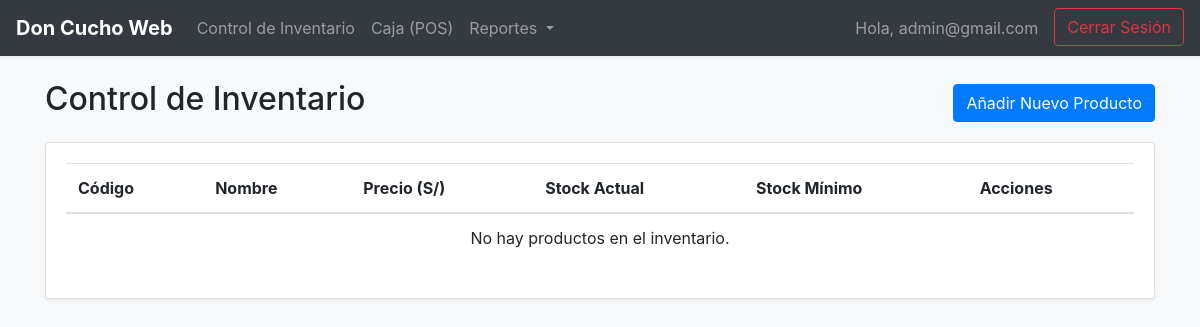
The app's page /inventario/ (signed in), older data.
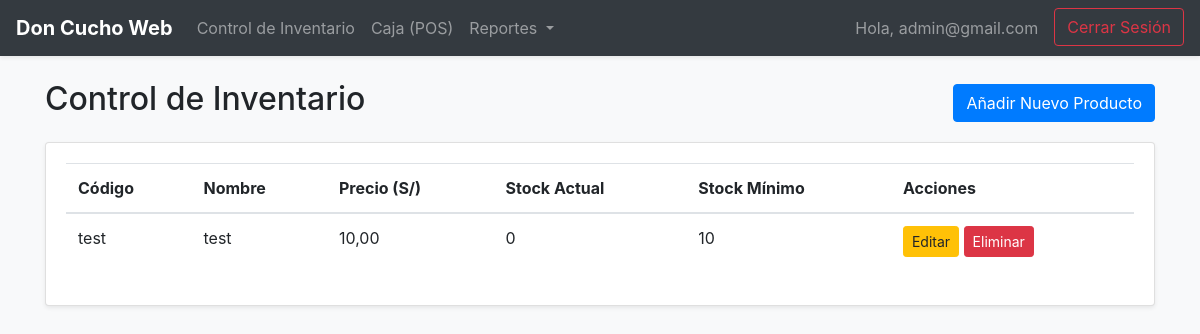
The same page, newer data.
### inventario/models.py (models this page shows, shortened)
class Producto(models.Model):
    codigo = models.CharField(max_length=50, unique=True, verbose_name="Código de Barras")
    nombre = models.CharField(max_length=200, verbose_name="Nombre del Producto")
    precio = models.DecimalField(max_digits=10, decimal_places=2, verbose_name="Precio de Venta (S/)")
    stock_minimo = models.IntegerField(default=5, verbose_name="Stock Mínimo de Alerta")
    categoria = models.ForeignKey(Categoria, on_delete=models.SET_NULL, null=True, blank=True, verbose_name="Categoría")
    proveedor = models.ForeignKey(Proveedor, on_delete=models.SET_NULL, null=True, blank=True, verbose_name="Proveedor")
    @property
    def stock_total(self):
        stock = self.lotes.filter(fecha_vencimiento__gt=timezone.now(), stock_lote__gt=0).aggregate(Sum('stock_lote'))['stock_lote__sum']
        return stock or 0
    class Meta:
        verbose_name = "Producto"
        verbose_name_plural = "Productos"
        ordering = ['nombre']

### inventario/views.py (the view)
# urls.py: path('inventario/', views.control_inventario, name='control_inventario'),
@login_required
@admin_required
def control_inventario(request):
    productos = Producto.objects.all()
    context = {
        'productos': productos
    }
    return render(request, 'inventario/control_inventario.html', context)

### inventario/views.py (called while the page is built)
def admin_required(view_func):
    @wraps(view_func)
    def _wrapped_view(request, *args, **kwargs):
        if not request.user.is_staff:
            return redirect('index')
        return view_func(request, *args, **kwargs)
    return _wrapped_view

### inventario/templates/inventario/control_inventario.html (shortened to what this page needs)
{% extends 'base.html' %}
{% block content %}
<div class="d-flex justify-content-between align-items-center mb-3">
    <h2>Control de Inventario</h2>
    <a href="{% url 'inventario_crear' %}" class="btn btn-primary">Añadir Nuevo Producto</a>
</div>
<div class="card shadow-sm">
    <div class="card-body">
        <table class="table table-hover">
            <thead>
                <tr>
                    <th>Código</th>
                    <th>Nombre</th>
                    <th>Precio (S/)</th>
                    <th>Stock Actual</th>
                    <th>Stock Mínimo</th>
                    <th>Acciones</th>
                </tr>
            </thead>
            <tbody>
                {% for producto in productos %}
                <tr>
                    <td>{{ producto.codigo }}</td>
                    <td>{{ producto.nombre }}</td>
                    <td>{{ producto.precio }}</td>
                    <td>{{ producto.stock_total }}</td>
                    <td>{{ producto.stock_minimo }}</td>
                    <td>
                        <a href="{% url 'inventario_editar' producto.id %}" class="btn btn-warning btn-sm">Editar</a>
                        <a href="{% url 'inventario_eliminar' producto.id %}"
                           class="btn btn-danger btn-sm"
                           onclick="return confirm('¿Estás seguro de que deseas eliminar este producto?');">
                           Eliminar
                        </a>
                    </td>
                </tr>
                {% empty %}
                <tr>
                    <td colspan="6" class="text-center">No hay productos en el inventario.</td>
                </tr>
                {% endfor %}
            </tbody>
        </table>
    </div>
</div>
{% endblock %}

Row changes from the older to the newer data that the page shows:
added Producto: codigo "test", nombre "test", precio "10,00", stock_total "0", stock_minimo "10"
Text that changed along with them:
text no longer shown: "No hay productos en el inventario."
